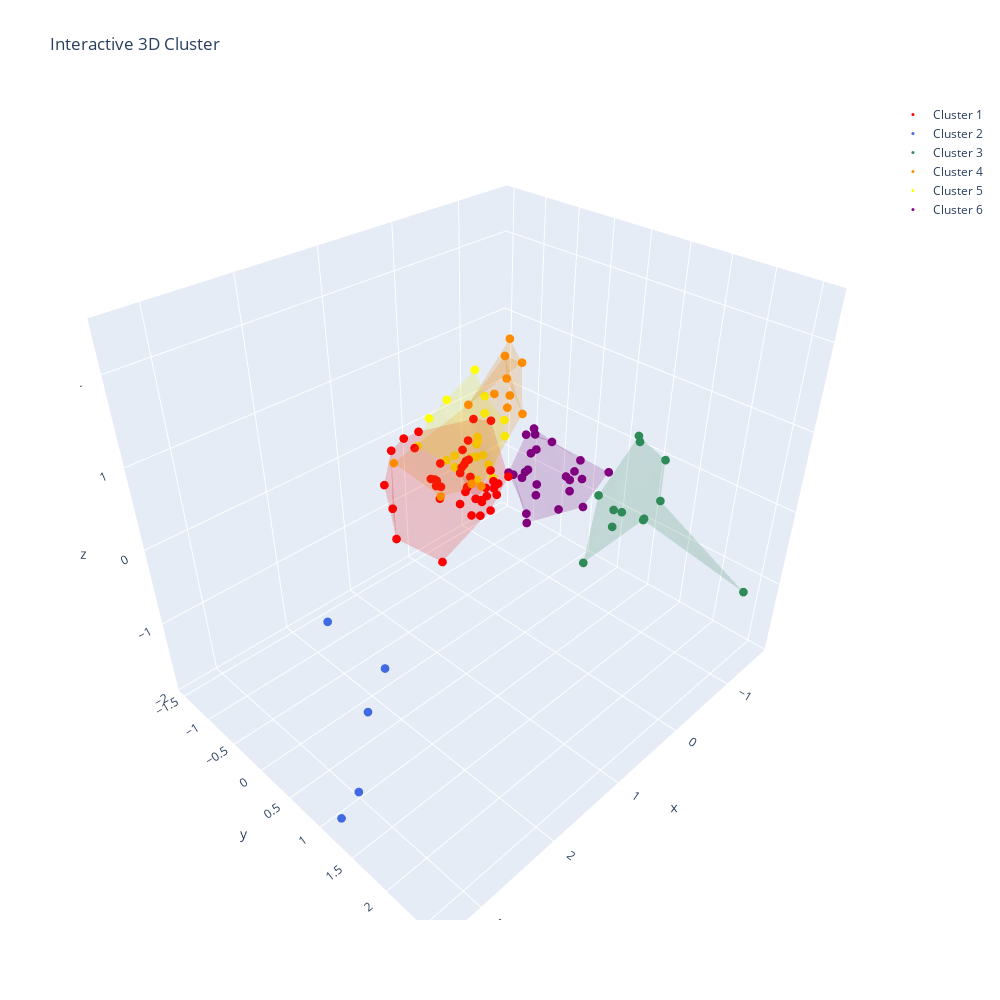

The cell this chart's notebook holds for it:
### Code cell
import plotly
import plotly.graph_objs as go

# Visualize cluster shapes in 3d.

cluster1= transformed[labels==0]
cluster2= transformed[labels==1]
cluster3= transformed[labels==2]
cluster4= transformed[labels==3]
cluster5= transformed[labels==4]
cluster6= transformed[labels==5]

scatter1 = dict(
    mode = "markers",
    name = "Cluster 1",
    type = "scatter3d",    
    x = cluster1[:,0], y = cluster1[:,1], z = cluster1[:,2],
    marker = dict( size=3, color='red'),
)
scatter2 = dict(
    mode = "markers",
    name = "Cluster 2",
    type = "scatter3d",    
    x = cluster2[:,0], y = cluster2[:,1], z = cluster2[:,2],
    marker = dict( size=3, color='royalblue')
)
scatter3 = dict(
    mode = "markers",
    name = "Cluster 3",
    type = "scatter3d",    
    x = cluster3[:,0], y = cluster3[:,1], z = cluster3[:,2],
    marker = dict( size=3, color='seagreen')
)
scatter4 = dict(
    mode = "markers",
    name = "Cluster 4",
    type = "scatter3d",    
    x = cluster4[:,0], y = cluster4[:,1], z = cluster4[:,2],
    marker = dict( size=3, color='darkorange')
)
scatter5 = dict(
    mode = "markers",
    name = "Cluster 5",
    type = "scatter3d",    
    x = cluster5[:,0], y = cluster5[:,1], z = cluster5[:,2],
    marker = dict( size=3, color='yellow')
)
scatter6 = dict(
    mode = "markers",
    name = "Cluster 6",
    type = "scatter3d",    
    x = cluster6[:,0], y = cluster6[:,1], z = cluster6[:,2],
    marker = dict( size=3, color='purple')
)
cluster1 = dict(
    alphahull = 5,
    name = "Cluster 1",
    opacity = .1,
    type = "mesh3d",    
    x = cluster1[:,0], y = cluster1[:,1], z = cluster1[:,2],
    color='red', showscale = True
)
cluster2 = dict(
    alphahull = 5,
    name = "Cluster 2",
    opacity = .1,
    type = "mesh3d",    
    x = cluster2[:,0], y = cluster2[:,1], z = cluster2[:,2],
    color='royalblue', showscale = True
)
cluster3 = dict(
    alphahull = 5,
    name = "Cluster 3",
    opacity = .1,
    type = "mesh3d",    
    x = cluster3[:,0], y = cluster3[:,1], z = cluster3[:,2],
    color='seagreen', showscale = True
)
cluster4 = dict(
    alphahull = 5,
    name = "Cluster 4",
    opacity = .1,
    type = "mesh3d",    
    x = cluster4[:,0], y = cluster4[:,1], z = cluster4[:,2],
    color='darkorange', showscale = True
)
cluster5 = dict(
    alphahull = 5,
    name = "Cluster 5",
    opacity = .1,
    type = "mesh3d",    
    x = cluster5[:,0], y = cluster5[:,1], z = cluster5[:,2],
    color='yellow', showscale = True
)
cluster6 = dict(
    alphahull = 5,
    name = "Cluster 6",
    opacity = .1,
    type = "mesh3d",    
    x = cluster6[:,0], y = cluster6[:,1], z = cluster6[:,2],
    color='purple', showscale = True
)
layout = dict(
    title = 'Interactive 3D Cluster',
    width=1000,
    height=1000,
    scene = dict(
        xaxis = dict( zeroline=True ),
        yaxis = dict( zeroline=True ),
        zaxis = dict( zeroline=True ),
    )
)
fig = dict(data=[scatter1, scatter2, scatter3, scatter4, scatter5, scatter6,
                 cluster1, cluster2, cluster3, cluster4, cluster5, cluster6], layout=layout)
# Use py.iplot() for IPython notebook
plotly.offline.iplot(fig, filename='mesh3d_sample')
